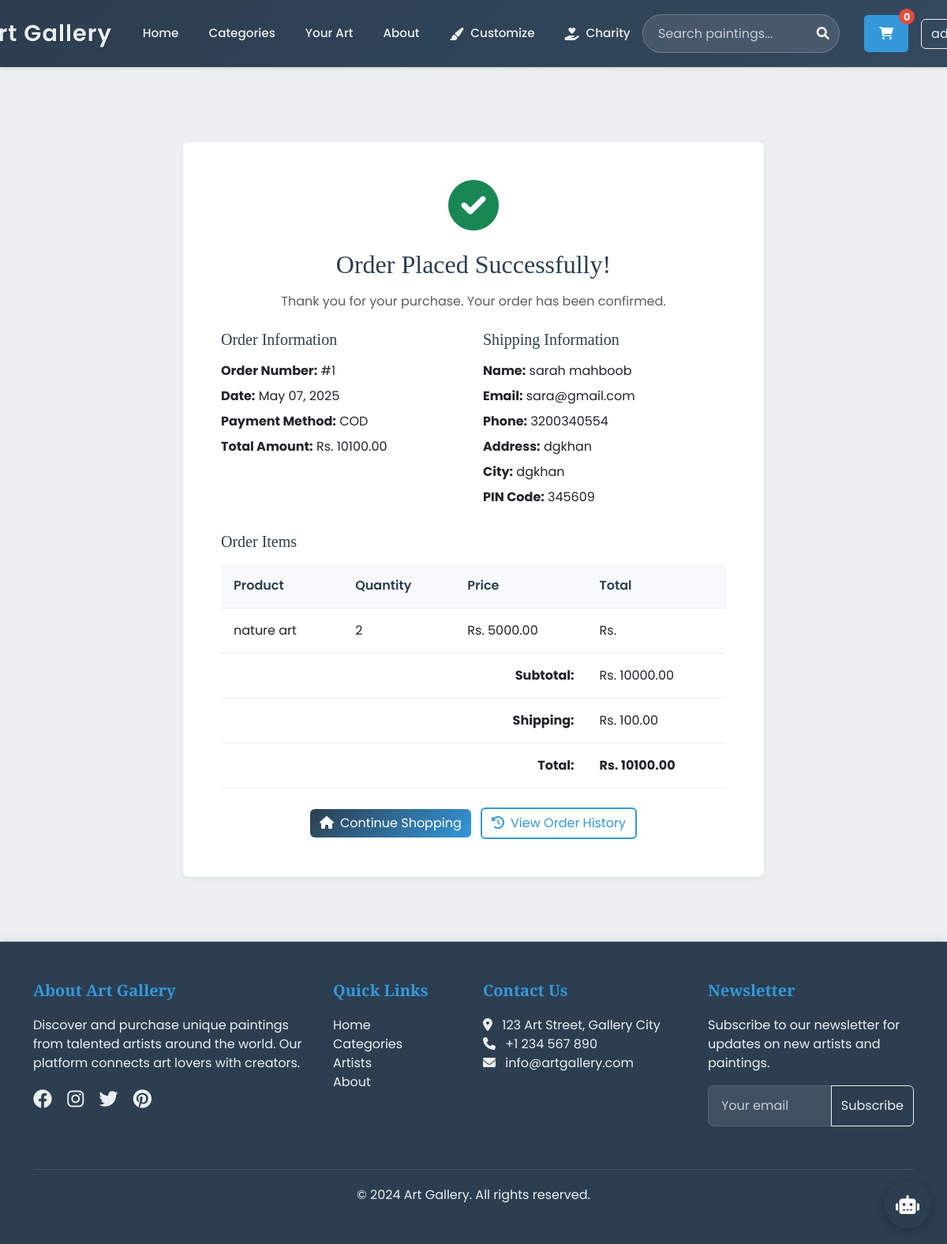
/order-confirmation/1/ (signed in), run on the app's committed database.
### paintingapp/models.py (models this page shows, shortened)
class Order(models.Model):
    STATUS_CHOICES = (
        ('pending', 'Pending'),
        ('processing', 'Processing'),
        ('shipped', 'Shipped'),
        ('delivered', 'Delivered'),
        ('cancelled', 'Cancelled'),
    )
    user = models.ForeignKey(User, on_delete=models.CASCADE)
    first_name = models.CharField(max_length=100, null=True, blank=True)
    last_name = models.CharField(max_length=100, null=True, blank=True)
    email = models.EmailField(null=True, blank=True)
    phone = models.CharField(max_length=15, null=True, blank=True)
    address = models.TextField(null=True, blank=True)
    city = models.CharField(max_length=100, null=True, blank=True)
    pincode = models.CharField(max_length=10, null=True, blank=True)
    payment_method = models.CharField(max_length=50, default='COD')
    subtotal = models.DecimalField(max_digits=10, decimal_places=2, null=True, blank=True)
    shipping_cost = models.DecimalField(max_digits=10, decimal_places=2, null=True, blank=True)
    total_amount = models.DecimalField(max_digits=10, decimal_places=2)
    status = models.CharField(max_length=20, choices=STATUS_CHOICES, default='pending')
    created_at = models.DateTimeField(auto_now_add=True)
    updated_at = models.DateTimeField(auto_now=True)

class OrderItem(models.Model):
    order = models.ForeignKey(Order, on_delete=models.CASCADE)
    product = models.ForeignKey(Product, on_delete=models.CASCADE)
    quantity = models.PositiveIntegerField()
    price = models.DecimalField(max_digits=10, decimal_places=2)

class Product(models.Model):
    name = models.CharField(max_length=200)
    description = models.TextField()
    price = models.DecimalField(max_digits=10, decimal_places=2)
    image = models.ImageField(upload_to='products/')
    stock = models.PositiveIntegerField(default=0)
    category = models.ForeignKey(Category, on_delete=models.CASCADE, related_name='products')
    artist = models.ForeignKey(Artist, on_delete=models.CASCADE, related_name='products')
    created_at = models.DateTimeField(null=True, blank=True)
    is_featured = models.BooleanField(default=False)

### paintingapp/views.py (the view)
# urls.py: path('order-confirmation/<int:order_id>/', views.order_confirmation, name='order_confirmation'),
@login_required
def order_confirmation(request, order_id):
    try:
        order = get_object_or_404(Order, id=order_id, user=request.user)
        return render(request, 'paintingapp/order_confirmation.html', {'order': order})
    except Order.DoesNotExist:
        messages.error(request, 'Order not found.')
        return redirect('order_history')
    except Exception as e:
        messages.error(request, 'An error occurred while retrieving your order.')
        return redirect('order_history')

### paintingapp/templates/paintingapp/order_confirmation.html (shortened to what this page needs)
{% extends 'paintingapp/base.html' %}
{% block content %}
<div class="container mt-5 pt-4">
    <div class="row justify-content-center">
        <div class="col-lg-8">
            <div class="card border-0 shadow-sm">
                <div class="card-body p-5 text-center">
                    <div class="success-icon mb-4">
                        <i class="fas fa-check-circle text-success" style="font-size: 4rem;"></i>
                    </div>
                    <h2 class="mb-3" style="color: #2C3E50;">Order Placed Successfully!</h2>
                    <p class="text-muted mb-4">Thank you for your purchase. Your order has been confirmed.</p>
                    <div class="order-details text-start">
                        <div class="row mb-4">
                            <div class="col-md-6">
                                <h5 class="mb-3" style="color: #2C3E50;">Order Information</h5>
                                <p class="mb-2"><strong>Order Number:</strong> #{{ order.id }}</p>
                                <p class="mb-2"><strong>Date:</strong> {{ order.created_at|date:"F d, Y" }}</p>
                                <p class="mb-2"><strong>Payment Method:</strong> {{ order.payment_method }}</p>
                                <p class="mb-2"><strong>Total Amount:</strong> Rs. {{ order.total_amount }}</p>
                            </div>
                            <div class="col-md-6">
                                <h5 class="mb-3" style="color: #2C3E50;">Shipping Information</h5>
                                <p class="mb-2"><strong>Name:</strong> {{ order.first_name }} {{ order.last_name }}</p>
                                <p class="mb-2"><strong>Email:</strong> {{ order.email }}</p>
                                <p class="mb-2"><strong>Phone:</strong> {{ order.phone }}</p>
                                <p class="mb-2"><strong>Address:</strong> {{ order.address }}</p>
                                <p class="mb-2"><strong>City:</strong> {{ order.city }}</p>
                                <p class="mb-2"><strong>PIN Code:</strong> {{ order.pincode }}</p>
                            </div>
                        </div>
                        <h5 class="mb-3" style="color: #2C3E50;">Order Items</h5>
                        <div class="table-responsive">
                            <table class="table">
                                <thead>
                                    <tr>
                                        <th>Product</th>
                                        <th>Quantity</th>
                                        <th>Price</th>
                                        <th>Total</th>
                                    </tr>
                                </thead>
                                <tbody>
                                    {% for item in order.orderitem_set.all %}
                                    <tr>
                                        <td>{{ item.product.name }}</td>
                                        <td>{{ item.quantity }}</td>
                                        <td>Rs. {{ item.price }}</td>
                                        <td>Rs. {{ item.subtotal }}</td>
                                    </tr>
                                    {% endfor %}
                                </tbody>
                                <tfoot>
                                    <tr>
                                        <td colspan="3" class="text-end"><strong>Subtotal:</strong></td>
                                        <td>Rs. {{ order.subtotal }}</td>
                                    </tr>
                                    <tr>
                                        <td colspan="3" class="text-end"><strong>Shipping:</strong></td>
                                        <td>Rs. {{ order.shipping_cost }}</td>
                                    </tr>
                                    <tr>
                                        <td colspan="3" class="text-end"><strong>Total:</strong></td>
                                        <td><strong>Rs. {{ order.total_amount }}</strong></td>
                                    </tr>
                                </tfoot>
                            </table>
                        </div>
                    </div>
                    <div class="mt-4">
                        <a href="{% url 'home' %}" class="btn btn-primary me-2">
                            <i class="fas fa-home me-2"></i>Continue Shopping
                        </a>
                        <a href="{% url 'order_history' %}" class="btn btn-outline-primary">
                            <i class="fas fa-history me-2"></i>View Order History
                        </a>
                    </div>
                </div>
            </div>
        </div>
    </div>
</div>
{% endblock %}

### paintingapp/templates/paintingapp/base.html (shortened to what this page needs)
{% load static %}
<!DOCTYPE html>
<html lang="en">
<head>
    <link href="https://cdn.jsdelivr.net/npm/bootstrap@5.3.0/dist/css/bootstrap.min.css" rel="stylesheet">
    <link rel="stylesheet" href="https://cdnjs.cloudflare.com/ajax/libs/font-awesome/6.0.0/css/all.min.css">
    <link href="https://unpkg.com/aos@2.3.1/dist/aos.css" rel="stylesheet">
</head>
<body>
    <nav class="navbar navbar-expand-lg navbar-dark bg-dark fixed-top">
        <div class="container n">
            <a class="navbar-brand" href="{% url 'home' %}">
                Art Gallery
            </a>
            <div class="collapse navbar-collapse" id="navbarNav">
                <ul class="navbar-nav me-auto">
                    <li class="nav-item">
                        <a class="nav-link {% if request.resolver_match.url_name == 'home' %}active{% endif %}" href="{% url 'home' %}">Home</a>
                    </li>
                    <li class="nav-item">
                        <a class="nav-link {% if request.resolver_match.url_name == 'category_list' %}active{% endif %}" href="{% url 'category_list' %}">Categories</a>
                    </li>
                    <li class="nav-item">
                        <a class="nav-link {% if request.resolver_match.url_name == 'artist_list' %}active{% endif %}" href="#" data-bs-toggle="modal" data-bs-target="#drawingModal">Your Art</a>
                    </li>
                    <li class="nav-item">
                        <a class="nav-link {% if request.resolver_match.url_name == 'about' %}active{% endif %}" href="{% url 'about' %}">About</a>
                    </li>
                    <li class="nav-item">
                        <a class="nav-link" href="{% url 'customize' %}">
                            <i class="fas fa-paint-brush me-1"></i>Customize
                        </a>
                    </li>
                    <li class="nav-item">
                        <a class="nav-link" href="{% url 'charity' %}">
                            <i class="fas fa-hand-holding-heart me-1"></i>Charity
                        </a>
                    </li>
                </ul>
                <form class="search-form me-3" action="{% url 'search' %}" method="GET">
                    <input class="form-control" type="search" name="q" placeholder="Search paintings..." required>
                    <button class="btn" type="submit">
                        <i class="fas fa-search"></i>
                    </button>
                </form>
                <div class="d-flex align-items-center">
                    <a href="{% url 'view_cart' %}" class="cart-btn">
                        <i class="fas fa-shopping-cart"></i>
                        <span class="cart-count">0</span>
                    </a>
                    {% if user.is_authenticated %}
                        <div class="dropdown ms-3">
                            <button class="btn btn-outline-light dropdown-toggle" type="button" id="userDropdown" data-bs-toggle="dropdown">
                                {{ user.username }}
                            </button>
                        </div>
                    {% else %}
                        <a href="{% url 'login' %}" class="btn btn-outline-light ms-3">Login</a>
                        <a href="{% url 'signup' %}" class="btn btn-primary ms-2">Register</a>
                    {% endif %}
                </div>
            </div>
        </div>
    </nav>
    <main>
        <div class="page-content">
            {% block content %}{% endblock %}
        </div>
    </main>
    <footer class="footer">
        <div class="container">
            <div class="row">
                <div class="col-md-4 mb-4">
                    <h5>About Art Gallery</h5>
                    <p>Discover and purchase unique paintings from talented artists around the world. Our platform connects art lovers with creators.</p>
                    <div class="social-icons">
                        <a href="#"><i class="fab fa-facebook"></i></a>
                        <a href="#"><i class="fab fa-instagram"></i></a>
                        <a href="#"><i class="fab fa-twitter"></i></a>
                        <a href="#"><i class="fab fa-pinterest"></i></a>
                    </div>
                </div>
                <div class="col-md-2 mb-4">
                    <h5>Quick Links</h5>
                    <ul class="list-unstyled">
                        <li><a href="{% url 'home' %}" class="footer-link">Home</a></li>
                        <li><a href="{% url 'category_list' %}" class="footer-link">Categories</a></li>
                        <li><a href="{% url 'artist_list' %}" class="footer-link">Artists</a></li>
                        <li><a href="{% url 'about' %}" class="footer-link">About</a></li>
                    </ul>
                </div>
                <div class="col-md-3 mb-4">
                    <h5>Contact Us</h5>
                    <ul class="list-unstyled">
                        <li><i class="fas fa-map-marker-alt me-2"></i> 123 Art Street, Gallery City</li>
                        <li><i class="fas fa-phone me-2"></i> +1 234 567 890</li>
                        <li><i class="fas fa-envelope me-2"></i> info@artgallery.com</li>
                    </ul>
                </div>
                <div class="col-md-3 mb-4">
                    <h5>Newsletter</h5>
                    <p>Subscribe to our newsletter for updates on new artists and paintings.</p>
                    <form class="mt-3">
                        <div class="input-group">
                            <input type="email" class="form-control" placeholder="Your email">
                            <button class="btn btn-outline-light" type="submit">Subscribe</button>
                        </div>
                    </form>
                </div>
            </div>
            <div class="copyright text-center">
                <p class="mb-0">&copy; 2024 Art Gallery. All rights reserved.</p>
            </div>
        </div>
    </footer>
    <div class="floating-chat">
        <button class="chat-button" onclick="toggleChat()">
            <i class="fas fa-robot"></i>
        </button>
    </div>
</body>
</html>

### data on the page
Order: id "1", created_at "May 07, 2025", payment_method "COD", total_amount "10100.00", first_name "sarah", last_name "mahboob", email "sara@gmail.com", phone "3200340554", address "dgkhan", city "dgkhan", pincode "345609", subtotal "10000.00", shipping_cost "100.00"
OrderItem: product.name "nature art", quantity "2", price "5000.00"
